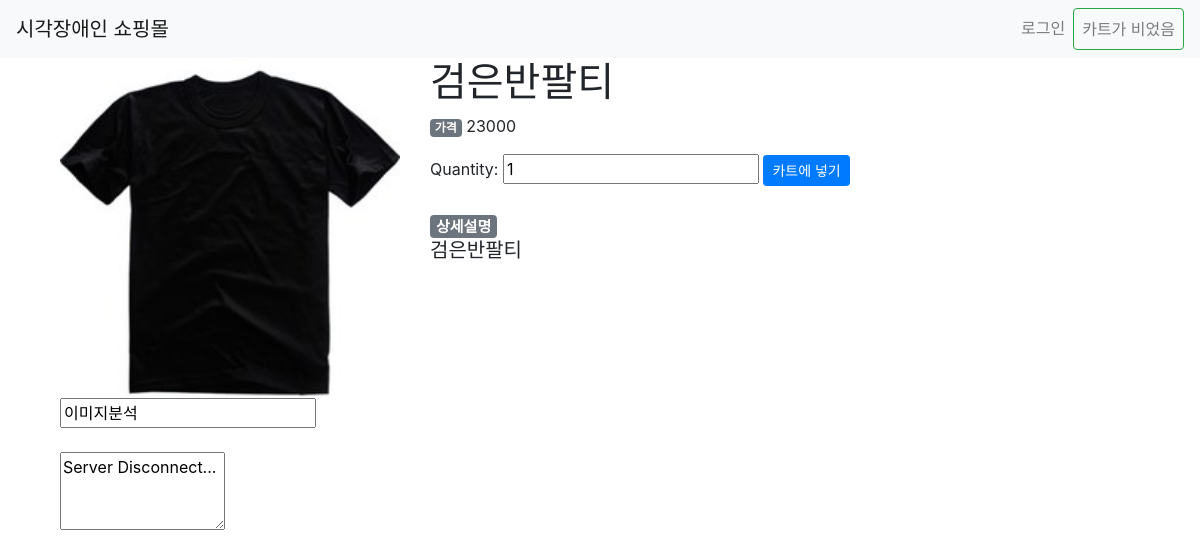
The app's page /6/black_short/ with its own data.
### shop/models.py (models this page shows, shortened)
class Product(models.Model):
    category = models.ForeignKey(
        Category, on_delete=models.SET_NULL, null=True, related_name="products"
    )
    name = models.CharField(max_length=200, db_index=True)
    slug = models.SlugField(
        max_length=200, db_index=True, unique=True, allow_unicode=True
    )
    image = models.ImageField(upload_to="products/%Y/%m/%d", blank=True)
    description = models.TextField(blank=True)
    meta_description = models.TextField(blank=True)
    price = models.IntegerField()
    stock = models.PositiveIntegerField()
    available_display = models.BooleanField("Display", default=True)
    available_order = models.BooleanField("Order", default=True)
    created = models.DateTimeField(auto_now_add=True)
    updated = models.DateTimeField(auto_now=True)
    class Meta:
        ordering = ["-created"]
        index_together = [["id", "slug"]]

### shop/views.py (the view)
# urls.py: path("<int:id>/<product_slug>/", product_detail, name="product_detail"),
def product_detail(request, id, product_slug=None):
    product = get_object_or_404(Product, id=id, slug=product_slug)
    add_to_cart = AddProductForm(initial={"quantity": 1})
    return render(
        request, "shop/detail.html", {"product": product, "add_to_cart": add_to_cart}
    )

### cart/forms.py
class AddProductForm(forms.Form):
    quantity = forms.IntegerField()
    is_update = forms.BooleanField(required=False, initial=False, widget=forms.HiddenInput)

### shop/templates/shop/detail.html (shortened to what this page needs)
{% extends 'base.html' %}
{% block content %}
<div class="container">
    <div class="row">
        <div class="col-4">
            <img src="{{product.image.url}}" width="100%"> <br>
            <form>
                <input onclick="analyze('http://59.26.44.137:8001{{product.image.url}}')" value="이미지분석"" type=" button"
                    class="floating_element">
            </form>
            <br>
            <textarea id="messageTextArea" rows="3" class="floating_element" cols="14" readonly>...</textarea>
        </div>
        <div class="col">
            <h1 class="display-6" tabindex="0">{{product.name}}</h1>
            <p tabindex="0"><span class="badge badge-secondary">가격</span> {{product.price}}</p>
            <form action="{% url 'cart:product_add' product.id %}" method="post">
                {{add_to_cart}}
                <input type="submit" class="btn btn-primary btn-sm" value="카트에 넣기">
            </form>
            <br>
            <h5 tabindex="0"><span class="badge badge-secondary">상세설명</span>{{product.description|linebreaks}}</h5>
        </div>
    </div>
</div>
{% endblock %}

### records on screen
Product: image (picture), name "검은반팔티", price "23000", description "검은반팔티"
